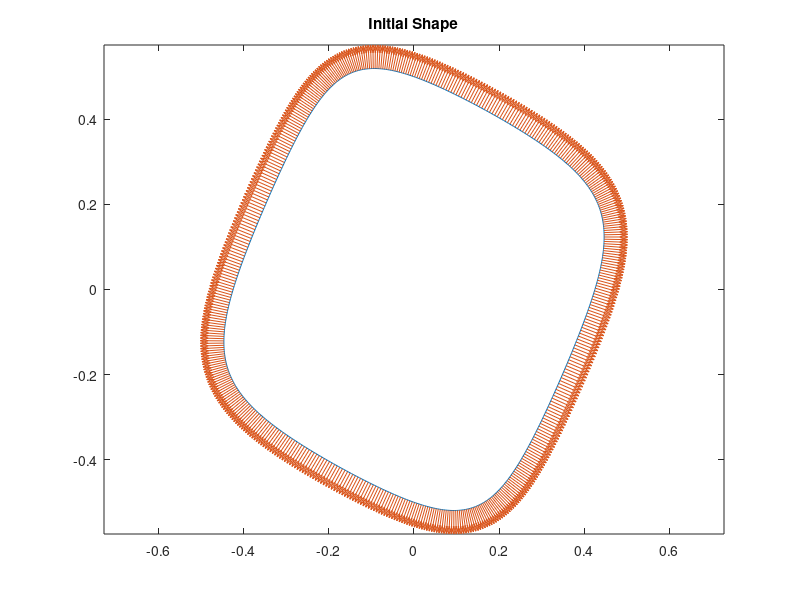
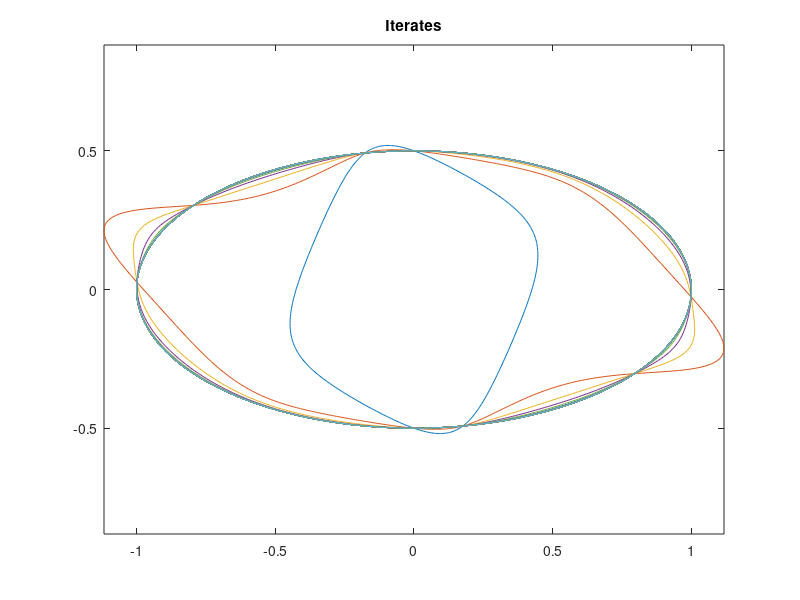
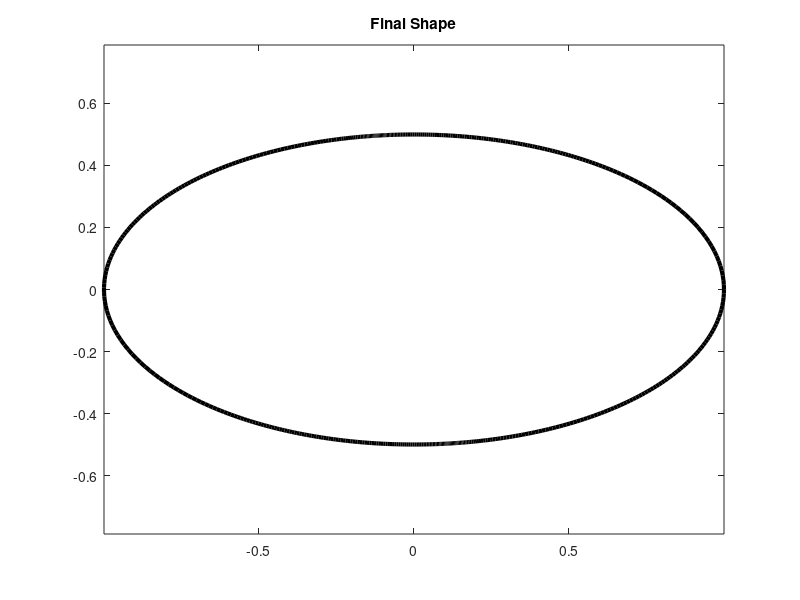
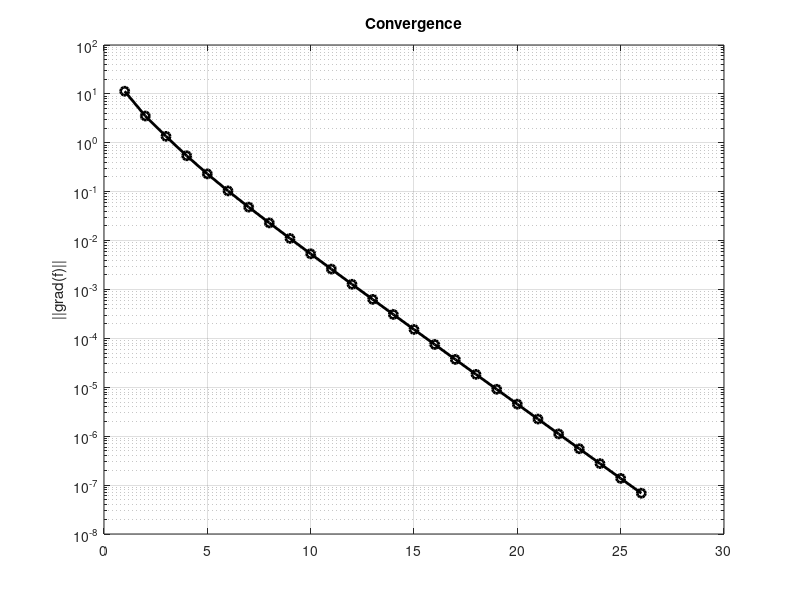

These figures' MATLAB source, in order:
% Riemannian view on shape optimization [2014]
% V. Schulz numerical example
close all; clear variables; clc;

N     = 500;  % Number of discrete shape "particles"
mu    = 2;    % function parameter (see [Schulz, 2014])
alpha = 0.75; % crude, fixed relaxation factor (not exact line search, per paper)

% Schulz's initial shape
s = linspace(0,2*pi,N)';
c0 = 1/2*[cos(s)-0.15*abs(1-sin(2*s)).*cos(s),...
          sin(s)-0.15*abs(1-cos(2*s)).*cos(s)];

% Random initial shape (WIP, requires rbf_surf.m)
% addpath ../SHDP/
% NN = 10;
% e  = 0.05;
% pp = 0;
% slpe  = 0.5;
% c0 = rndshapes(pp,slpe,e,NN,N);

% plot nominal shape
plot(c0(:,1),c0(:,2)); axis equal; hold on; title 'Initial Shape'

% Discrete normal calculation (central diff.)
G = [0 1;-1 0];
n = (c0(2:end,:)-c0(1:end-1,:))*G';
n = n./sqrt(sum(n.^2,2));

% plot surface normals
cc = (c0(2:end,:)+c0(1:end-1,:))/2;
quiver(cc(:,1),cc(:,2),n(:,1),n(:,2));

% shape distance approximation
d = @(c) 1/(2*mu)*sum(atan2(c(2:end,2),c(2:end,1))-atan2(c(1:end-1,2),c(1:end-1,1)).*...
    (abs(sqrt(c(2:end,1).^2 + c(2:end,2).^2)-1) + ...
    abs(sqrt(c(1:end-1,1).^2 + c(1:end-1,2).^2)-1)));

% Newton's method
figure; plot(c0(:,1),c0(:,2)); axis equal; hold on; title Iterates
c = cc; gradf = ones(N,1); i = 1;
while norm(gradf) > 1e-7
    gradf = c(:,1).^2 + mu^2*c(:,2).^2-1;
    Hessf = 2*sqrt(c(:,1).^2 + mu^4*c(:,2).^2);
    R = -1./Hessf.*gradf;
    c = c + alpha*R.*n;
    
    CI(i) = norm(gradf); i = i + 1;
    
    plot([c(:,1);c(1,1)],[c(:,2);c(1,2)]);
end

% more plots and linear convergence rate calculation
figure; plot([c(:,1);c(1,1)],[c(:,2);c(1,2)],'k','linewidth',3);
axis equal; title 'Final Shape'
figure; semilogy(1:i-1,CI,'k-o','linewidth',2); grid on; title Convergence;
ylabel '||grad(f)||'
A = [ones(i-1,1) log([1:i-1])']; u = A'*A \ A'*CI';

% Results from paper
figure; semilogy([1:5],[0.9222,0.1382,0.3571e-2,0.8187e-5,0.1736e-9],'k-o','linewidth',2);
grid on; title 'Reported Convergence - Table 1 [Schulz, 2014]'; ylabel 'd(c)';